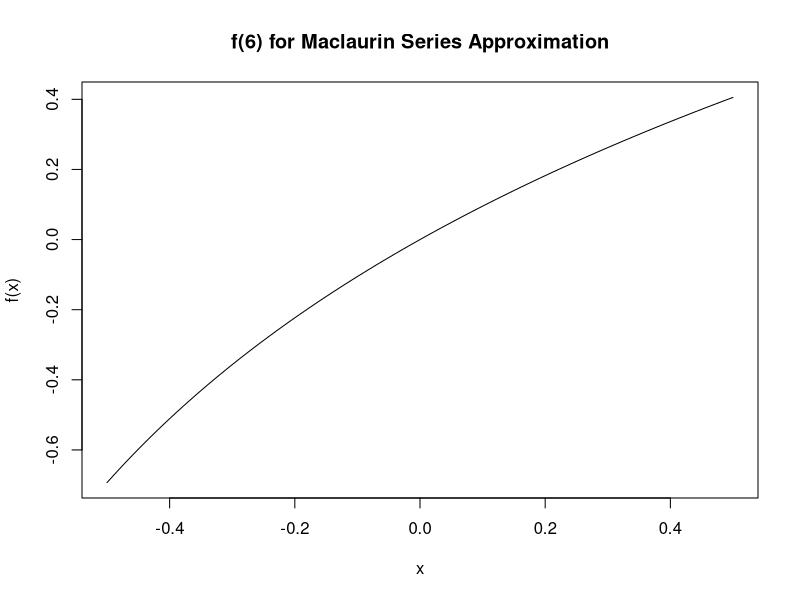

Source code (R):
# Function of Maclaurin series
maclaurin_ln <- function(x, n_terms) {
  sum <- 0
  for (n in 1:n_terms) {
    term <- ((-1)^(n + 1) * x^n) / n
    sum <- sum + term
  }
  return(sum)
}

# Function for absolute and relative errors
compute_errors <- function(x, n_terms) {
  #log() is a natural logarithm(ln), log10() is a base 10 logarithm
  true_value <- log(1 + x)
  absolute <- numeric(n_terms)
  relative <- numeric(n_terms)
  
  for (n in 1:n_terms) {
    approx_value <- maclaurin_ln(x, n)
    # ABS = |TrueValue - EstimatedValue|
    absolute[n] <- abs(true_value - approx_value)
    
    # REL = ABS / TrueValue * 100
    relative[n] <- abs(true_value - approx_value) / abs(true_value) * 100
  }
  
  return(data.frame(n = 1:n_terms, Absolute_Error = absolute, Relative_Error = relative))
}

# Plotting the original function and the approximation
plot_function <- function() {
  x_vals <- seq(-0.5, 0.5, by = 0.01)
  y_true <- log(1 + x_vals)
  
  plot(x_vals, y_true, type = "l", ylab = "f(x)", xlab = "x", main = "f(6) for Maclaurin Series Approximation")
}

# Main script
main <- function() {
  x <- as.numeric(readline(prompt = "Enter the value of x: "))
  n_terms <- 10
  
  # Compute errors
  errors <- compute_errors(x, n_terms)
  print(errors)
  
  # Plot the functions
  plot_function()
}

# Run the main script
main()
